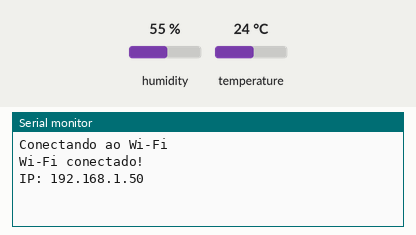
The sketch below on a simulated Raspberry Pi Pico W. Parts: the last lines printed to the serial monitor. The test bench sets the inputs (shaded band); at power-on: humidity 55 %, temperature 24 °C. WiFi joins after 1.5 s; servers stay silent unless stated; uploads are accepted with an empty reply.

Above: at 2.7 s.
2.8 s: humidity set to 22 %
At 7.6 s:
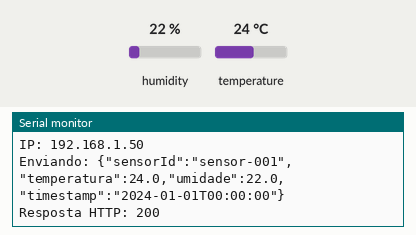
10.5 s: temperature set to 12 °C
At 11.87 s:
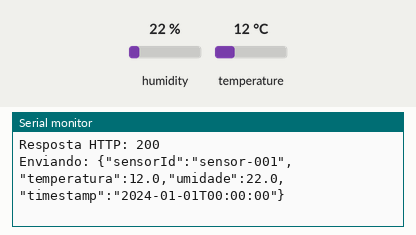
18.2 s: humidity set to 40 %
At 23.7 s:
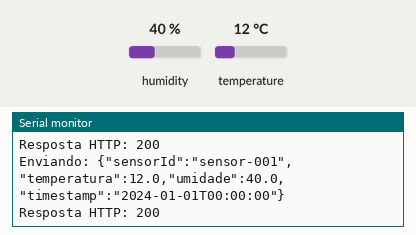

Measured:
- after the input at 2.8 s, the serial monitor: prints a new line after 3.7 s (image 1)
- after the input at 10.5 s, the serial monitor: prints a new line after 1.2 s (image 2)
- after the input at 18.2 s, the serial monitor: prints a new line after 3.9 s (image 3)

The sketch:

sketch.ino
```cpp
#include "DHT.h"
#include <WiFi.h>
#include <HTTPClient.h>

#define DHTPIN 15
#define DHTTYPE DHT22

DHT dht(DHTPIN, DHTTYPE);

const char* ssid = "Wokwi-GUEST";
const char* password = "";
const char* backendUrl = "http://hyperrational-radiantly-jamari.ngrok-free.dev/api/telemetria/dados";

void setup() {
  Serial.begin(115200);
  dht.begin();

  Serial.print("Conectando ao Wi-Fi");
  WiFi.begin(ssid, password);

  while (WiFi.status() != WL_CONNECTED) {
    delay(500);
    Serial.print(".");
  }

  Serial.println("");
  Serial.println("Wi-Fi conectado!");
  Serial.print("IP: ");
  Serial.println(WiFi.localIP());
}

void loop() {
  delay(5000);

  float umidade = dht.readHumidity();
  float temperatura = dht.readTemperature();

  if (isnan(umidade) || isnan(temperatura)) {
    Serial.println("Falha ao ler o sensor DHT22!");
    return;
  }

  if (WiFi.status() == WL_CONNECTED) {
    HTTPClient http;
    http.begin(backendUrl);
    http.addHeader("Content-Type", "application/json");
    http.addHeader("ngrok-skip-browser-warning", "true");

    String payload = "{";
    payload += "\"sensorId\":\"sensor-001\",";
    payload += "\"temperatura\":" + String(temperatura, 1) + ",";
    payload += "\"umidade\":" + String(umidade, 1) + ",";
    payload += "\"timestamp\":\"2024-01-01T00:00:00\"";
    payload += "}";

    Serial.println("Enviando: " + payload);

    int httpCode = http.POST(payload);

    Serial.print("Resposta HTTP: ");
    Serial.println(httpCode);

    http.end();
  } else {
    Serial.println("Wi-Fi desconectado!");
  }
}
```
